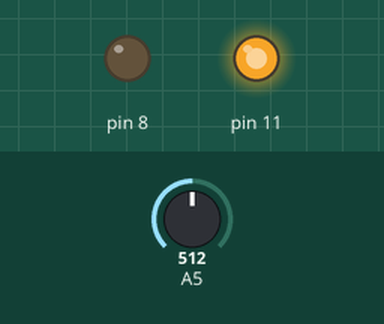
Bench run of a sketch on a simulated Arduino Uno, built with avr-gcc and run on an emulated ATmega328P. On the bench: output pins drawn as LEDs (lit = HIGH). Inputs (shaded band) come from the test bench; at power-on: A5 = 512. Random numbers use the default seed unless the sketch sets one.

Above: at 1.2 s.
1.3 s: A5 set to 716
At 2.5 s:
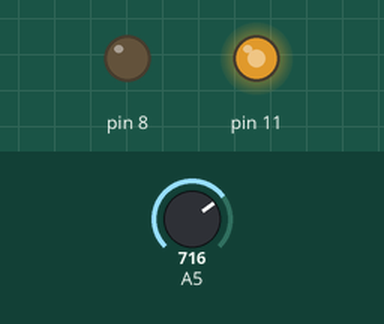
2.8 s: A5 set to 1023
At 3.7 s:
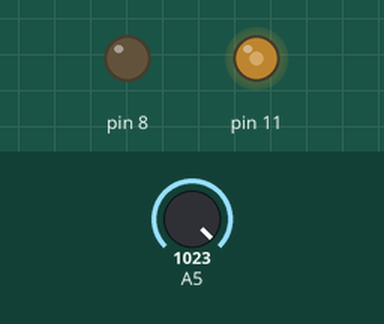
Timing chart, 0 to 5.8 s (numbered marks = the images above; inputs shaded):
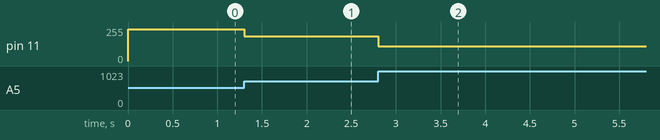

The sketch:

sketch_jul09c.ino
```cpp
/*******************************************************
#define NOTE_B0  31
#define NOTE_C1  33
#define NOTE_CS1 35
#define NOTE_D1  37
#define NOTE_DS1 39
#define NOTE_E1  41
#define NOTE_F1  44
#define NOTE_FS1 46
#define NOTE_G1  49
#define NOTE_GS1 52
#define NOTE_A1  55
#define NOTE_AS1 58
#define NOTE_B1  62
#define NOTE_C2  65
#define NOTE_CS2 69
#define NOTE_D2  73
#define NOTE_DS2 78
#define NOTE_E2  82
#define NOTE_F2  87
#define NOTE_FS2 93
#define NOTE_G2  98
#define NOTE_GS2 104
#define NOTE_A2  110
#define NOTE_AS2 117
#define NOTE_B2  123
#define NOTE_C3  131
#define NOTE_CS3 139
#define NOTE_D3  147
#define NOTE_DS3 156
#define NOTE_E3  165
#define NOTE_F3  175
#define NOTE_FS3 185
#define NOTE_G3  196
#define NOTE_GS3 208
#define NOTE_A3  220
#define NOTE_AS3 233
#define NOTE_B3  247
#define NOTE_C4  262
#define NOTE_CS4 277
#define NOTE_D4  294
#define NOTE_DS4 311
#define NOTE_E4  330
#define NOTE_F4  349
#define NOTE_FS4 370
#define NOTE_G4  392
#define NOTE_GS4 415
#define NOTE_A4  440
#define NOTE_AS4 466
#define NOTE_B4  494
#define NOTE_C5  523
#define NOTE_CS5 554
#define NOTE_D5  587
#define NOTE_DS5 622
#define NOTE_E5  659
#define NOTE_F5  698
#define NOTE_FS5 740
#define NOTE_G5  784
#define NOTE_GS5 831
#define NOTE_A5  880
#define NOTE_AS5 932
#define NOTE_B5  988
#define NOTE_C6  1047
#define NOTE_CS6 1109
#define NOTE_D6  1175
#define NOTE_DS6 1245
#define NOTE_E6  1319
#define NOTE_F6  1397
#define NOTE_FS6 1480
#define NOTE_G6  1568
#define NOTE_GS6 1661
#define NOTE_A6  1760
#define NOTE_AS6 1865
#define NOTE_B6  1976
#define NOTE_C7  2093
#define NOTE_CS7 2217
#define NOTE_D7  2349
#define NOTE_DS7 2489
#define NOTE_E7  2637
#define NOTE_F7  2794
#define NOTE_FS7 2960
#define NOTE_G7  3136
#define NOTE_GS7 3322
#define NOTE_A7  3520
#define NOTE_AS7 3729
#define NOTE_B7  3951
#define NOTE_C8  4186
#define NOTE_CS8 4435
#define NOTE_D8  4699
#define NOTE_DS8 4978*/


#define NOTE_C4  262
#define NOTE_G3  196
#define NOTE_A3  220
#define NOTE_B3  247

//melody
int melody[] = {NOTE_C4, NOTE_G3, NOTE_G3, NOTE_A3, NOTE_G3, 0, NOTE_B3, NOTE_C4,};
int noteDurations[] = {4, 8, 8, 4, 4, 4, 4, 4,};
int r1;
int r2;
int sV = 0;
int a;

void setup() {
  pinMode(8,OUTPUT);
  pinMode(11,OUTPUT);
  pinMode(A5,INPUT);
  r2 = random(0,1023);
}

void loop() {
  r1 = r2;
  sV = analogRead(A5);
  a = abs(r2 - sV);
  a = map(a,0,1023,0,255);
  analogWrite(11,255 - a);

  if (a<=10){
    analogWrite(11,255);
    for (int thisNote = 0; thisNote < 8; thisNote++) {
      int noteDuration = 1000 / noteDurations[thisNote];
      tone(8, melody[thisNote], noteDuration);
      int pauseBetweenNotes = noteDuration * 1.30;
      delay(pauseBetweenNotes);
      noTone(8);
    }
    r2 = random(0,1023);
    while (abs(r2 - r1) <= 500){
      r2 = random(0,1023);
    }
  }
}
```

Measured:
- after the input at 1.3 s, pin 11: 237/255 → 186/255 at once
- after the input at 2.8 s, pin 11: 186/255 → 110/255 at once
